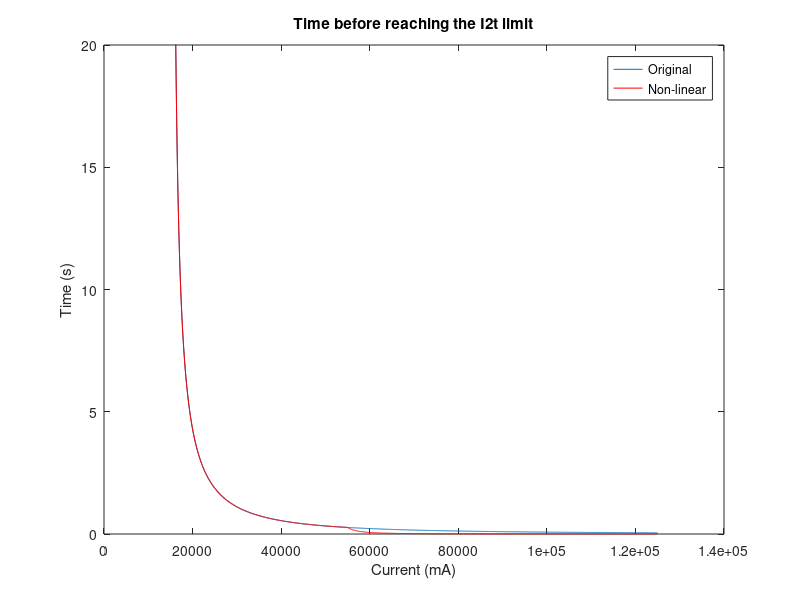

Reproduce this figure in MATLAB.
% I2t current limit: user
% JFDuval, Dephy, Inc. 06/14/2017
% Update August 2018: Added non-linearity
% Update December 2018: Cleaner code and output

% Note: use this file to get your #define values. i2t_1.m can be used to test
% your values with different profiles.

clc;
close all;
clear all;
format short eng

% Period, i2t_compute() call:
dt = 100e-3;      %Every 100ms
Y_TIME_MAX = 20;  %Max time plotted, in seconds

disp('Program these values in i2t-current-limit.h:')
disp('============================================')

% The algorithm uses 8-bit values: we need to scale down the maximum current
% accordingly. It uses real units (mA). Ex.: ±30000mA sensor
% 30000/256 = 117 => shift 7 (div by 128). 30A will give us 234

% Pocket has a ±5A sensor. 5000/256 = 19.53 => shift by 5 (32)

I2T_SHIFT = 7             % Closest bitshift available
SCALE = 128;              % (Octave only, avoids bitwise operations)
NON_LIN_TRESH = 55000;    % mA

% Maximum average current you want to support:
maxAvgCurrent = 15000;     %mA
I2T_LEAK = (maxAvgCurrent / SCALE)^2

% Maximum peak current you want to support, and duration:
currentLimit = 50000;     %mA
currentLimitTime = 0.33;     %s
I2T_LIMIT = (currentLimitTime / dt) * ((currentLimit/SCALE)^2 - I2T_LEAK)

%At what fraction of the max to you want a warning? (0-1)
warn = 0.8;
I2T_WARNING = warn * I2T_LIMIT;

%8-bit non-lin:
I2T_NON_LINEAR_THRESHOLD = NON_LIN_TRESH / SCALE

% Plotting:
CURR = maxAvgCurrent:100:2.5*currentLimit;
CURR2 = (max(0,(CURR-NON_LIN_TRESH)));
tmp = (CURR./SCALE).^2;
tmpNL = ((CURR+10*CURR2)./SCALE).^2;
time = (I2T_LIMIT * dt) ./ ( tmp - I2T_LEAK );
timeNL = (I2T_LIMIT * dt) ./ ( tmpNL - I2T_LEAK );
figure()
plot(CURR, time)
title('Time before reaching the I2t limit')
xlabel('Current (mA)')
ylabel('Time (s)')
ylim([0,Y_TIME_MAX])
hold on
plot(CURR, timeNL, 'r')
legend('Original', 'Non-linear')

disp('')
disp('Time at given current (mA):')
CURR = 25000
CURR2 = (max(0,(CURR-NON_LIN_TRESH)));
tmp = (CURR./SCALE).^2;
tmpNL = ((CURR+10*CURR2)./SCALE).^2;
time = (I2T_LIMIT * dt) ./ ( tmp - I2T_LEAK )
timeNL = (I2T_LIMIT * dt) ./ ( tmpNL - I2T_LEAK )
